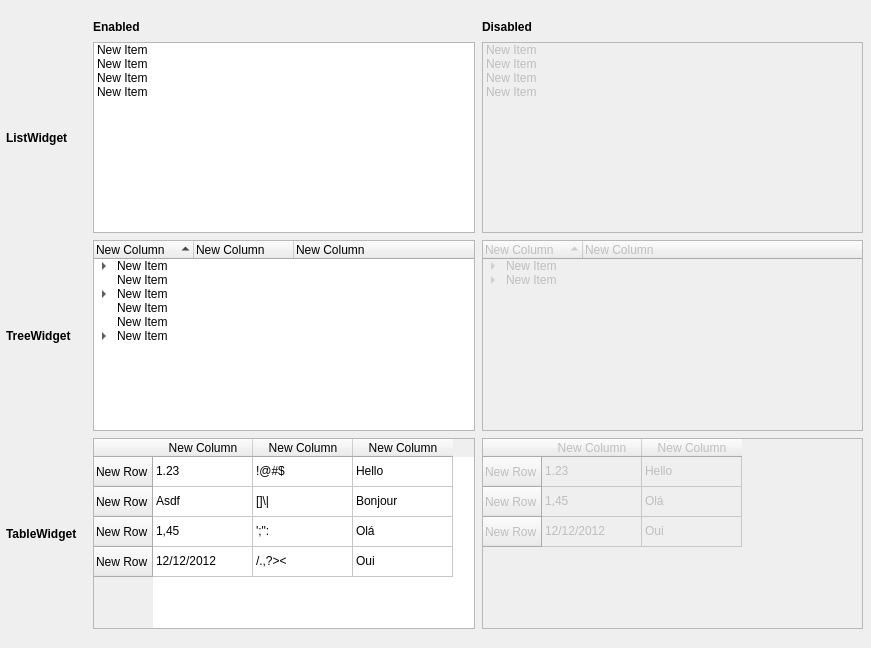
<?xml version="1.0" encoding="UTF-8"?>
<ui version="4.0">
 <class>Form</class>
 <widget class="QWidget" name="Form">
  <property name="geometry">
   <rect>
    <x>0</x>
    <y>0</y>
    <width>871</width>
    <height>648</height>
   </rect>
  </property>
  <property name="windowTitle">
   <string>Form</string>
  </property>
  <widget class="QTreeWidget" name="treeWidget">
   <property name="geometry">
    <rect>
     <x>93</x>
     <y>240</y>
     <width>382</width>
     <height>191</height>
    </rect>
   </property>
   <property name="minimumSize">
    <size>
     <width>0</width>
     <height>0</height>
    </size>
   </property>
   <property name="maximumSize">
    <size>
     <width>16777215</width>
     <height>16777215</height>
    </size>
   </property>
   <property name="toolTip">
    <string>This is a tool tip</string>
   </property>
   <property name="statusTip">
    <string>This is a status tip</string>
   </property>
   <property name="whatsThis">
    <string>This is &quot;what is this&quot;</string>
   </property>
   <property name="sortingEnabled">
    <bool>true</bool>
   </property>
   <column>
    <property name="text">
     <string>New Column</string>
    </property>
   </column>
   <column>
    <property name="text">
     <string>New Column</string>
    </property>
   </column>
   <column>
    <property name="text">
     <string>New Column</string>
    </property>
   </column>
   <item>
    <property name="text">
     <string>New Item</string>
    </property>
    <property name="text">
     <string/>
    </property>
    <item>
     <property name="text">
      <string>New Subitem</string>
     </property>
     <property name="text">
      <string>Test</string>
     </property>
     <item>
      <property name="text">
       <string>New Subitem</string>
      </property>
      <property name="text">
       <string/>
      </property>
     </item>
     <item>
      <property name="text">
       <string>New Item</string>
      </property>
     </item>
     <item>
      <property name="text">
       <string>New Item</string>
      </property>
     </item>
     <item>
      <property name="text">
       <string>New Item</string>
      </property>
     </item>
     <item>
      <property name="text">
       <string>New Item</string>
      </property>
     </item>
    </item>
   </item>
   <item>
    <property name="text">
     <string>New Item</string>
    </property>
   </item>
   <item>
    <property name="text">
     <string>New Item</string>
    </property>
    <item>
     <property name="text">
      <string>New Subitem</string>
     </property>
     <item>
      <property name="text">
       <string>New Subitem</string>
      </property>
      <item>
       <property name="text">
        <string>New Subitem</string>
       </property>
       <item>
        <property name="text">
         <string>New Subitem</string>
        </property>
       </item>
      </item>
     </item>
    </item>
    <item>
     <property name="text">
      <string>New Item</string>
     </property>
    </item>
    <item>
     <property name="text">
      <string>New Item</string>
     </property>
    </item>
    <item>
     <property name="text">
      <string>New Item</string>
     </property>
    </item>
   </item>
   <item>
    <property name="text">
     <string>New Item</string>
    </property>
   </item>
   <item>
    <property name="text">
     <string>New Item</string>
    </property>
   </item>
   <item>
    <property name="text">
     <string>New Item</string>
    </property>
    <property name="text">
     <string/>
    </property>
    <item>
     <property name="text">
      <string>New Subitem</string>
     </property>
    </item>
   </item>
  </widget>
  <widget class="QLabel" name="label_58">
   <property name="geometry">
    <rect>
     <x>6</x>
     <y>438</y>
     <width>80</width>
     <height>191</height>
    </rect>
   </property>
   <property name="minimumSize">
    <size>
     <width>0</width>
     <height>0</height>
    </size>
   </property>
   <property name="maximumSize">
    <size>
     <width>16777215</width>
     <height>16777215</height>
    </size>
   </property>
   <property name="font">
    <font>
     <weight>75</weight>
     <bold>true</bold>
    </font>
   </property>
   <property name="toolTip">
    <string>This is a tool tip</string>
   </property>
   <property name="statusTip">
    <string>This is a status tip</string>
   </property>
   <property name="whatsThis">
    <string>This is &quot;what is this&quot;</string>
   </property>
   <property name="text">
    <string>TableWidget</string>
   </property>
  </widget>
  <widget class="QLabel" name="label_82">
   <property name="geometry">
    <rect>
     <x>482</x>
     <y>19</y>
     <width>381</width>
     <height>16</height>
    </rect>
   </property>
   <property name="font">
    <font>
     <weight>75</weight>
     <bold>true</bold>
    </font>
   </property>
   <property name="text">
    <string>Disabled</string>
   </property>
  </widget>
  <widget class="QListWidget" name="listWidget">
   <property name="geometry">
    <rect>
     <x>93</x>
     <y>42</y>
     <width>382</width>
     <height>191</height>
    </rect>
   </property>
   <property name="minimumSize">
    <size>
     <width>0</width>
     <height>0</height>
    </size>
   </property>
   <property name="maximumSize">
    <size>
     <width>16777215</width>
     <height>16777215</height>
    </size>
   </property>
   <property name="toolTip">
    <string>This is a tool tip</string>
   </property>
   <property name="statusTip">
    <string>This is a status tip</string>
   </property>
   <property name="whatsThis">
    <string>This is &quot;what is this&quot;</string>
   </property>
   <item>
    <property name="text">
     <string>New Item</string>
    </property>
   </item>
   <item>
    <property name="text">
     <string>New Item</string>
    </property>
   </item>
   <item>
    <property name="text">
     <string>New Item</string>
    </property>
   </item>
   <item>
    <property name="text">
     <string>New Item</string>
    </property>
   </item>
  </widget>
  <widget class="QTableWidget" name="tableWidget">
   <property name="geometry">
    <rect>
     <x>93</x>
     <y>438</y>
     <width>382</width>
     <height>191</height>
    </rect>
   </property>
   <property name="minimumSize">
    <size>
     <width>0</width>
     <height>0</height>
    </size>
   </property>
   <property name="maximumSize">
    <size>
     <width>16777215</width>
     <height>16777215</height>
    </size>
   </property>
   <property name="toolTip">
    <string>This is a tool tip</string>
   </property>
   <property name="statusTip">
    <string>This is a status tip</string>
   </property>
   <property name="whatsThis">
    <string>This is &quot;what is this&quot;</string>
   </property>
   <row>
    <property name="text">
     <string>New Row</string>
    </property>
   </row>
   <row>
    <property name="text">
     <string>New Row</string>
    </property>
   </row>
   <row>
    <property name="text">
     <string>New Row</string>
    </property>
   </row>
   <row>
    <property name="text">
     <string>New Row</string>
    </property>
   </row>
   <column>
    <property name="text">
     <string>New Column</string>
    </property>
   </column>
   <column>
    <property name="text">
     <string>New Column</string>
    </property>
   </column>
   <column>
    <property name="text">
     <string>New Column</string>
    </property>
   </column>
   <item row="0" column="0">
    <property name="text">
     <string>1.23</string>
    </property>
   </item>
   <item row="0" column="1">
    <property name="text">
     <string>!@#$</string>
    </property>
   </item>
   <item row="0" column="2">
    <property name="text">
     <string>Hello</string>
    </property>
   </item>
   <item row="1" column="0">
    <property name="text">
     <string>Asdf</string>
    </property>
   </item>
   <item row="1" column="1">
    <property name="text">
     <string>[]\|</string>
    </property>
   </item>
   <item row="1" column="2">
    <property name="text">
     <string>Bonjour</string>
    </property>
   </item>
   <item row="2" column="0">
    <property name="text">
     <string>1,45</string>
    </property>
   </item>
   <item row="2" column="1">
    <property name="text">
     <string>';&quot;:</string>
    </property>
   </item>
   <item row="2" column="2">
    <property name="text">
     <string>Olá</string>
    </property>
   </item>
   <item row="3" column="0">
    <property name="text">
     <string>12/12/2012</string>
    </property>
   </item>
   <item row="3" column="1">
    <property name="text">
     <string>/.,?&gt;&lt;</string>
    </property>
   </item>
   <item row="3" column="2">
    <property name="text">
     <string>Oui</string>
    </property>
   </item>
  </widget>
  <widget class="QTableWidget" name="tableWidgetDis">
   <property name="enabled">
    <bool>false</bool>
   </property>
   <property name="geometry">
    <rect>
     <x>482</x>
     <y>438</y>
     <width>381</width>
     <height>191</height>
    </rect>
   </property>
   <row>
    <property name="text">
     <string>New Row</string>
    </property>
   </row>
   <row>
    <property name="text">
     <string>New Row</string>
    </property>
   </row>
   <row>
    <property name="text">
     <string>New Row</string>
    </property>
   </row>
   <column>
    <property name="text">
     <string>New Column</string>
    </property>
   </column>
   <column>
    <property name="text">
     <string>New Column</string>
    </property>
   </column>
   <item row="0" column="0">
    <property name="text">
     <string>1.23</string>
    </property>
   </item>
   <item row="0" column="1">
    <property name="text">
     <string>Hello</string>
    </property>
   </item>
   <item row="1" column="0">
    <property name="text">
     <string>1,45</string>
    </property>
   </item>
   <item row="1" column="1">
    <property name="text">
     <string>Olá</string>
    </property>
   </item>
   <item row="2" column="0">
    <property name="text">
     <string>12/12/2012</string>
    </property>
   </item>
   <item row="2" column="1">
    <property name="text">
     <string>Oui</string>
    </property>
   </item>
  </widget>
  <widget class="QTreeWidget" name="treeWidgetDis">
   <property name="enabled">
    <bool>false</bool>
   </property>
   <property name="geometry">
    <rect>
     <x>482</x>
     <y>240</y>
     <width>381</width>
     <height>191</height>
    </rect>
   </property>
   <property name="sortingEnabled">
    <bool>true</bool>
   </property>
   <column>
    <property name="text">
     <string>New Column</string>
    </property>
   </column>
   <column>
    <property name="text">
     <string>New Column</string>
    </property>
   </column>
   <item>
    <property name="text">
     <string>New Item</string>
    </property>
    <property name="text">
     <string/>
    </property>
    <item>
     <property name="text">
      <string>New Subitem</string>
     </property>
     <property name="text">
      <string>Test</string>
     </property>
     <item>
      <property name="text">
       <string>New Subitem</string>
      </property>
      <property name="text">
       <string/>
      </property>
     </item>
    </item>
   </item>
   <item>
    <property name="text">
     <string>New Item</string>
    </property>
    <item>
     <property name="text">
      <string>New Subitem</string>
     </property>
    </item>
   </item>
  </widget>
  <widget class="QLabel" name="label_57">
   <property name="geometry">
    <rect>
     <x>6</x>
     <y>240</y>
     <width>80</width>
     <height>191</height>
    </rect>
   </property>
   <property name="minimumSize">
    <size>
     <width>0</width>
     <height>0</height>
    </size>
   </property>
   <property name="maximumSize">
    <size>
     <width>16777215</width>
     <height>16777215</height>
    </size>
   </property>
   <property name="font">
    <font>
     <weight>75</weight>
     <bold>true</bold>
    </font>
   </property>
   <property name="toolTip">
    <string>This is a tool tip</string>
   </property>
   <property name="statusTip">
    <string>This is a status tip</string>
   </property>
   <property name="whatsThis">
    <string>This is &quot;what is this&quot;</string>
   </property>
   <property name="text">
    <string>TreeWidget</string>
   </property>
  </widget>
  <widget class="QLabel" name="label_81">
   <property name="geometry">
    <rect>
     <x>93</x>
     <y>19</y>
     <width>382</width>
     <height>16</height>
    </rect>
   </property>
   <property name="font">
    <font>
     <weight>75</weight>
     <bold>true</bold>
    </font>
   </property>
   <property name="text">
    <string>Enabled</string>
   </property>
  </widget>
  <widget class="QLabel" name="label_56">
   <property name="geometry">
    <rect>
     <x>6</x>
     <y>42</y>
     <width>80</width>
     <height>191</height>
    </rect>
   </property>
   <property name="minimumSize">
    <size>
     <width>0</width>
     <height>0</height>
    </size>
   </property>
   <property name="maximumSize">
    <size>
     <width>16777215</width>
     <height>16777215</height>
    </size>
   </property>
   <property name="font">
    <font>
     <weight>75</weight>
     <bold>true</bold>
    </font>
   </property>
   <property name="toolTip">
    <string>This is a tool tip</string>
   </property>
   <property name="statusTip">
    <string>This is a status tip</string>
   </property>
   <property name="whatsThis">
    <string>This is &quot;what is this&quot;</string>
   </property>
   <property name="text">
    <string>ListWidget</string>
   </property>
  </widget>
  <widget class="QListWidget" name="listWidgetDis">
   <property name="enabled">
    <bool>false</bool>
   </property>
   <property name="geometry">
    <rect>
     <x>482</x>
     <y>42</y>
     <width>381</width>
     <height>191</height>
    </rect>
   </property>
   <item>
    <property name="text">
     <string>New Item</string>
    </property>
   </item>
   <item>
    <property name="text">
     <string>New Item</string>
    </property>
   </item>
   <item>
    <property name="text">
     <string>New Item</string>
    </property>
   </item>
   <item>
    <property name="text">
     <string>New Item</string>
    </property>
   </item>
  </widget>
 </widget>
 <resources/>
 <connections/>
</ui>
